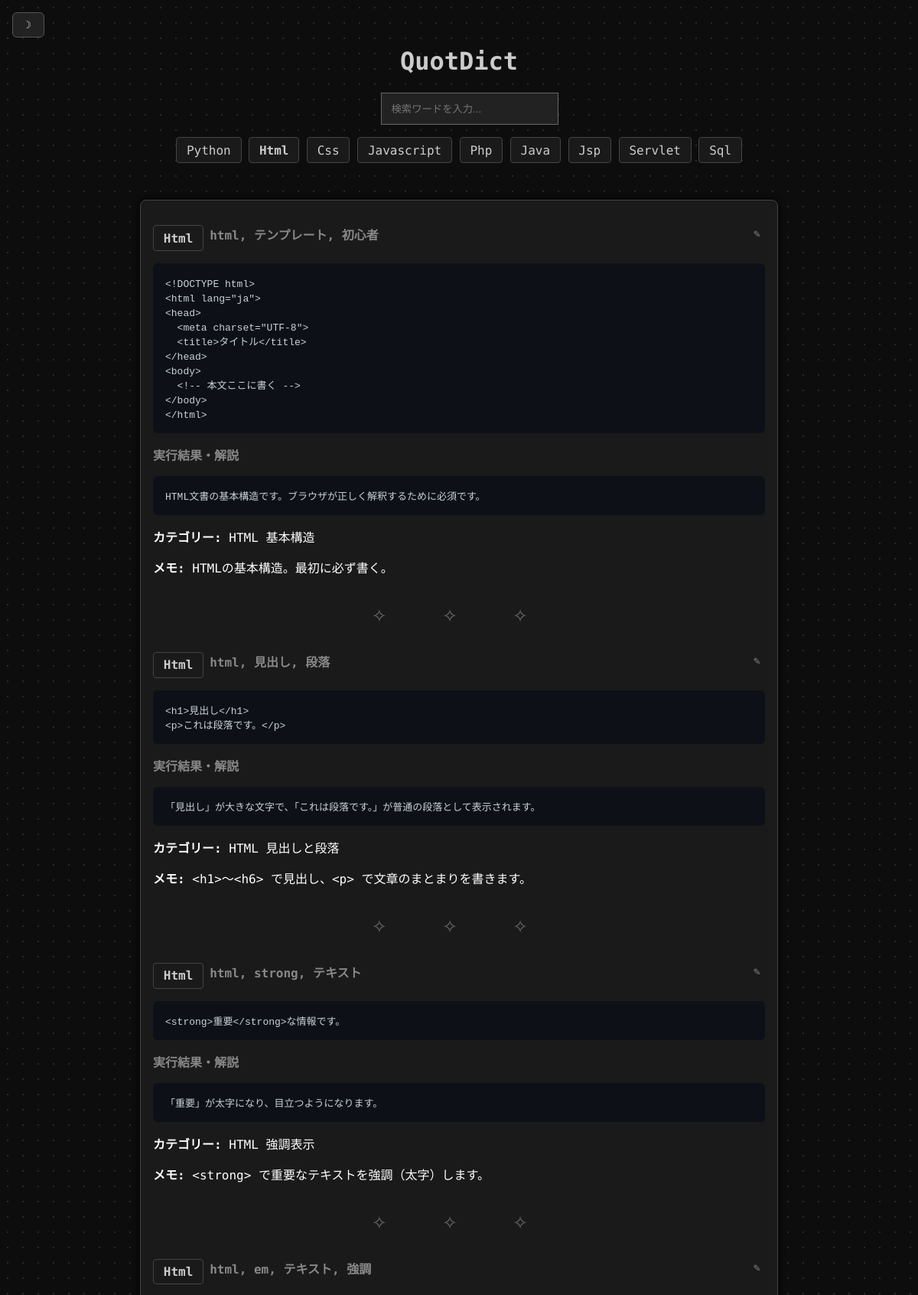
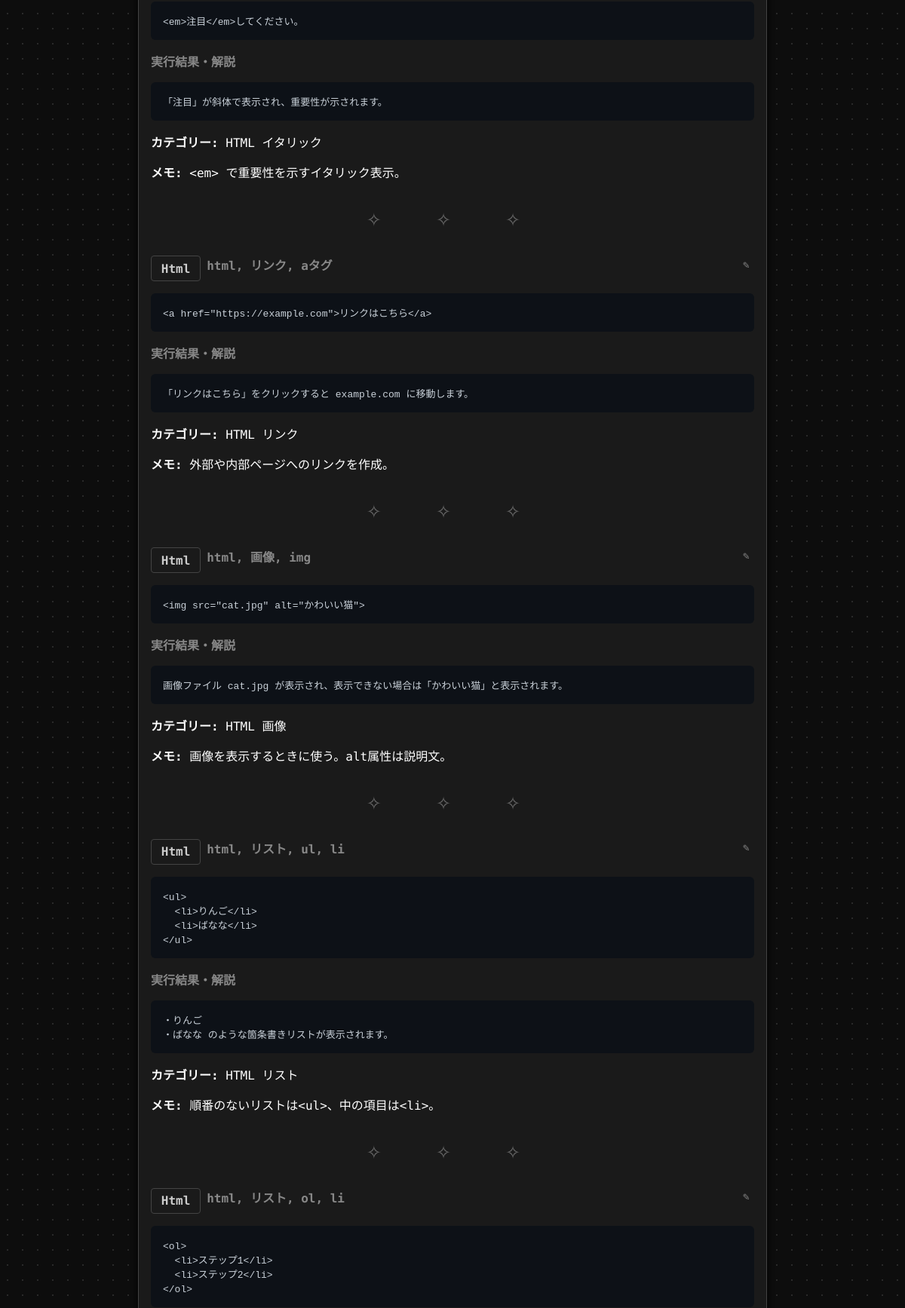
The app's page /?lang=html (upper part) with its own data (2 pictures, top to bottom).
### tables this page shows
CREATE TABLE quotes (
    id INTEGER PRIMARY KEY AUTOINCREMENT,
    text TEXT NOT NULL,
    author TEXT,
    tags TEXT,
    note TEXT,
    language TEXT,
    result TEXT,
    favorite INTEGER DEFAULT 0
);

### app.py (the view)
@app.route("/")
def index():
    quotes = load_quotes_from_db()
    query = request.args.get("q", "").lower()
    selected_lang = request.args.get("lang", "").lower()
    if selected_lang:
        quotes = [q for q in quotes if q.get("language", "").lower() == selected_lang]
    sample_quotes = {
        "python": "print('Hello, world!')",
        "html": "<!DOCTYPE html>\n<html>\n  <head>...</head>\n</html>",
        "css": "body {\n  background: #fff;\n}",
        "javascript": "console.log('Hello!');",
        "php": "<?php echo 'Hello'; ?>",
        "java": "public class Main { public static void main(String[] args) {} }",
        "jsp": "<%@ page language=\"java\" %>\n<html>...</html>",
        "servlet": "public class HelloServlet extends HttpServlet { ... }",
        "sql": "SELECT * FROM users;"
    }
    return render_template(
        "index.html",
        quotes=quotes,
        current_lang=selected_lang if selected_lang else None,
        languages=list(sample_quotes.keys()),
        sample_quotes=sample_quotes
    )

### app.py (called while the page is built)
def get_db_connection():
    conn = sqlite3.connect(DATABASE)
    conn.row_factory = sqlite3.Row  # カラム名で扱えるように
    return conn

def load_quotes_from_db():
    conn = get_db_connection()
    cursor = conn.cursor()
    cursor.execute("SELECT * FROM quotes")
    rows = cursor.fetchall()
    conn.close()
    quotes = []
    for row in rows:
        quotes.append({
            "id": row["id"],
            "text": row["text"],
            "author": row["author"],
            "tags": row["tags"].split(",") if row["tags"] else [],
            "note": row["note"],
            "favorite": bool(row["favorite"]),
            "language": row["language"],
            "result": row["result"]
        })
    return quotes

### templates/index.html (shortened to what this page needs)
<!DOCTYPE html>
<html lang="ja" class="dark">
	<head>
		<link id="custom-style" rel="stylesheet" href="/static/style.css">
		<link rel="stylesheet" href="https://cdnjs.cloudflare.com/ajax/libs/highlight.js/11.8.0/styles/atom-one-dark.min.css">
	</head>
	<body>
		<header>
			<h1 id="top">
				<span class="hidden-link-wrapper">
					<a href="/" class="hidden-link">QuotDict</a>
				</span>
			</h1>
			<div class="search-bar">
				<form method="GET" action="/">
					<input type="text" name="q" placeholder="検索ワードを入力..." />
				</form>
			</div>
			<nav>
				{% for language in languages %}
				<a href="/?lang={{ language }}" class="nav-item {% if current_lang == language %}active{% endif %}">
					{{ language|capitalize }}
				</a>
				{% endfor %}
			</nav>
			<button id="theme-toggle" class="theme-toggle">☽</button>
		</header>
		<main class="content-block">
			{% if not current_lang %}
			<h2>言語別のコード引用一覧</h2>
			{% for language in languages %}
			<div class="quote-item">
				<div class="label">{{ language|capitalize }}</div>
				<pre><code class="language-{{ language }}">例：{{ sample_quotes[language] }}</code></pre>
				<a href="/?lang={{ language }}">→ {{ language|capitalize }} をもっと見る</a>
				<div class="divider"></div>
			</div>
			{% endfor %}
			{% else %}
			{% if quotes %}
			{% for quote in quotes %}
			<div class="quote-item">
			  <a href="{{ url_for('edit_quote', quote_id=quote['id']) }}"class="edit-btn">✎</a>
			  <div class="quote-header">
			    <div class="quote-meta">
			      <span class="lang-label">{{ quote.language|capitalize }}</span>
			      <span class="tag-list">{{ quote.tags | join(", ") }}</span>
			    </div>
			  </div>
			  <div class="side-by-side">
			    <div class="code-block">
			      <pre><code class="language-{{ quote.language }}">{{ quote.text }}</code></pre>
			    </div>
			    <div class="quote-meta">
			      {% if quote.result %}
			      <span class="result-list">実行結果・解説</span>
			      {% endif %}
			    </div>
			    {% if quote.result %}
			    <div class="code-block">
			      <pre><code class="hljs language-plaintext">{{ quote.result }}</code></pre>
			    </div>
			    {% endif %}
			    <p><strong>カテゴリー:</strong> {{ quote.author }}</p>
			    {% if quote.note %}
			    <p><strong>メモ:</strong> {{ quote.note }}</p>
			    {% endif %}
			  </div>
			  <div class="divider"></div>
			</div>
			{% endfor %}
				{% else %}
				<p>該当する引用はありません。</p>
				{% endif %}
				{% endif %}
			</main>
	</body>
</html>

### static/style.css (style rules this page uses)
body { background: #0d0d0d radial-gradient(#2a2a2a 1px, transparent 1px); background-size: 20px 20px; color: #ddd; font-family: 'Share Tech Mono', monospace; }
.hidden-link-wrapper { display: inline; padding: 0; margin: 0; }
.hidden-link { display: inline; padding: 0; margin: 0; text-decoration: none; color: #ccc; }
a { color: #ccc; text-decoration: none; border-bottom: 1px dashed transparent; transition: 0.3s; }
header { text-align: center; padding: 2rem 1rem 1rem; }
.nav-item { background: #1a1a1a; color: #ccc; border: 1px solid #444; border-radius: 4px; padding: 0.4rem 0.8rem; text-decoration: none; cursor: pointer; transition: 0.3s; display: inline-block; }
.nav-item.active { font-weight: bold; }
main.content-block { max-width: 800px; margin: 2rem auto; background: #1a1a1a; padding: 1rem; border: 1px solid #444; border-radius: 8px; box-shadow: 0 0 10px #000; }
.quote-item { margin-bottom: none; background-color: transparent; color: #fff; }
.quote-header { display: flex; justify-content: space-between; align-items: flex-start; margin-bottom: 0.5em; }
.quote-meta { display: flex; gap: 0.5em; flex-wrap: wrap; font-weight: bold; color: #888; }
.code-block pre, .quote-result pre { max-height: 300px; overflow: auto; border-radius: 6px; padding: 1rem; background: #0d1117; color: #c9d1d9; font-family: 'Share Tech Mono', monospace; white-space: pre; }
.quote-item pre code { color: inherit; background: none; }
.divider { text-align: center; margin: 2rem 0; font-size: 1.5rem; color: #666; font-family: 'Cormorant Garamond', serif; letter-spacing: 1.0em; }
.divider::before { content: "✧ ✧ ✧"; }
.search-bar, .input-bar { display: flex; margin: 1rem 0; }
.search-bar { justify-content: center; }
.search-bar input, .input-bar input, .input-bar select { padding: 0.8rem; background: #222; border: 1px solid #666; color: #fff; max-width: 400px; width: 100%; }
.theme-toggle { position: fixed; top: 1rem; left: 1rem; background: #222; color: #ccc; border: 1px solid #555; padding: 0.5rem 1rem; border-radius: 6px; z-index: 1000; cursor: pointer; transition: background-color 0.3s ease; font-family: 'Share Tech Mono', monospace; }
.lang-label { background: #1a1a1a; color: #ccc; border: 1px solid #444; border-radius: 4px; padding: 0.4rem 0.8rem; text-decoration: none; cursor: default; transition: 0.3s; display: inline-block; }
.edit-btn { display: inline-block; margin-left: auto; text-decoration: none; font-size: 0.9rem; color: #888; padding: 0.2rem 0.4rem; float: right; }

### records on screen
quotes: language "Html", tags "html, テンプレート, 初心者", text "<!DOCTYPE html> <html lang=\"ja\"> <head> <meta charset=\"UTF-8\"> <title>タイトル</title> </head> <body> <!-- 本文ここに書く --> </body> </html>", shows "実行結果・解説", result "HTML文書の基本構造です。ブラウザが正しく解釈するために必須です。", author "HTML 基本構造", note "HTMLの基本構造。最初に必ず書く。"
quotes: language "Html", tags "html, 見出し, 段落", text "<h1>見出し</h1> <p>これは段落です。</p>", shows "実行結果・解説", result "「見出し」が大きな文字で、「これは段落です。」が普通の段落として表示されます。", author "HTML 見出しと段落", note "<h1>〜<h6> で見出し、<p> で文章のまとまりを書きます。"
quotes: language "Html", tags "html, strong, テキスト", text "<strong>重要</strong>な情報です。", shows "実行結果・解説", result "「重要」が太字になり、目立つようになります。", author "HTML 強調表示", note "<strong> で重要なテキストを強調（太字）します。"
quotes: language "Html", tags "html, em, テキスト, 強調", text "<em>注目</em>してください。", shows "実行結果・解説", result "「注目」が斜体で表示され、重要性が示されます。", author "HTML イタリック", note "<em> で重要性を示すイタリック表示。"
quotes: language "Html", tags "html, リンク, aタグ", text "<a href=\"https://example.com\">リンクはこちら</a>", shows "実行結果・解説", result "「リンクはこちら」をクリックすると example.com に移動します。", author "HTML リンク", note "外部や内部ページへのリンクを作成。"
quotes: language "Html", tags "html, 画像, img", text "<img src=\"cat.jpg\" alt=\"かわいい猫\">", shows "実行結果・解説", result "画像ファイル cat.jpg が表示され、表示できない場合は「かわいい猫」と表示されます。", author "HTML 画像", note "画像を表示するときに使う。alt属性は説明文。"
quotes: language "Html", tags "html, リスト, ul, li", text "<ul> <li>りんご</li> <li>ばなな</li> </ul>", shows "実行結果・解説", result "・りんご ・ばなな のような箇条書きリストが表示されます。", author "HTML リスト", note "順番のないリストは<ul>、中の項目は<li>。"
quotes: language "Html", tags "html, リスト, ol, li", text "<ol> <li>ステップ1</li> <li>ステップ2</li> </ol>"

### other values on screen
{{ language|capitalize }} "Python" "Html" "Css" "Javascript" "Php" "Java" "Jsp" "Servlet" "Sql"
